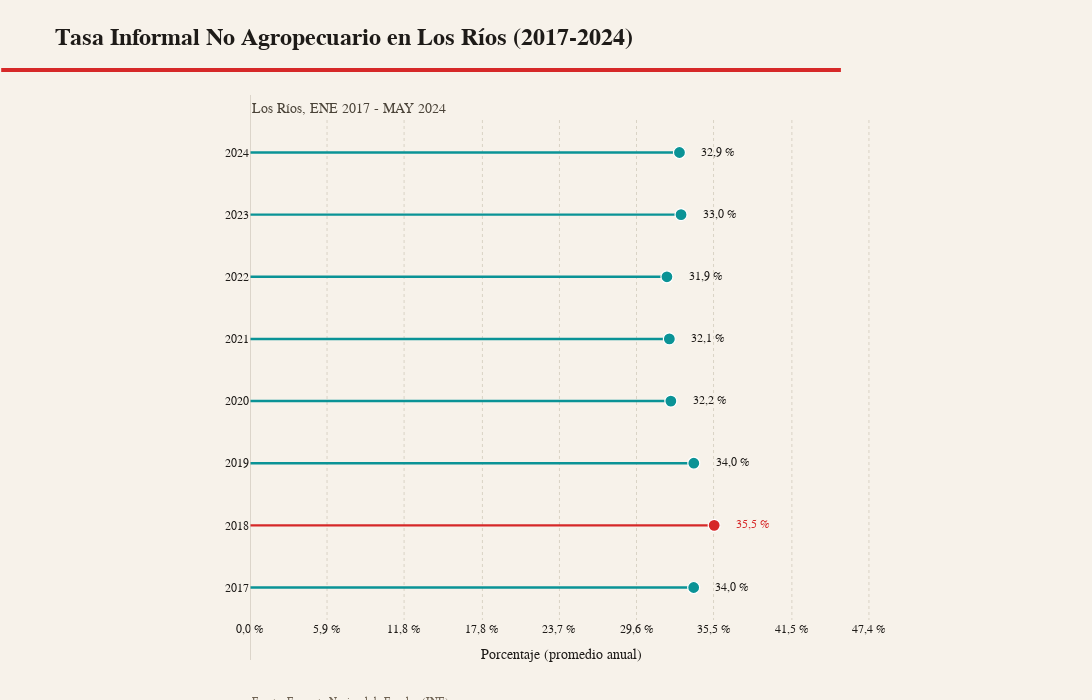

Source (notebook cell):
### Markdown cell above
### 9.4 🌾 Visualización 3: Tasa Informal No Agropecuario (%)

**¿Qué mide este indicador?**
- Porcentaje de ocupación informal excluyendo el sector agropecuario
- Ofrece una vista más urbana/industrial de la informalidad laboral
- Elimina el sesgo del sector agrícola que tradicionalmente tiene mayor informalidad

**Interpretación:**
- **Exclusión sectorial**: No incluye trabajos agrícolas, ganaderos o forestales
- **Focus urbano**: Refleja principalmente la informalidad en sectores secundarios y terciarios
- **Comparabilidad**: Permite comparar con otros países que excluyen el sector primario
- **Políticas focalizadas**: Útil para políticas dirigidas a sectores no agrícolas

**Color identificativo:** 🟢 Verde (#16a34a)

### Code cell
# Visualización 3: Tasa informal no agro (%)
col = 'tasa_informal_noagro'
label = 'Tasa informal no agro (%)'
highlight_color = '#d62828'
neutral_color = '#0a9396'
background_color = '#f7f2ea'
grid_color = '#d9d3c5'
text_color = '#1e1b18'

if col not in serie_base.columns:
    print(f'Omitido {col} (no existe)')
else:
    from unicodedata import normalize
    import math

    df_plot = serie_base[['Trimestre Móvil', 'DTI_CL_SEXO', col]].copy()
    if '_T' in df_plot['DTI_CL_SEXO'].unique():
        df_plot = df_plot[df_plot['DTI_CL_SEXO'] == '_T']
    df_plot = df_plot.drop_duplicates(subset=['Trimestre Móvil'])

    month_map = {
        'ENE': 1, 'FEB': 2, 'MAR': 3, 'ABR': 4, 'MAY': 5, 'JUN': 6,
        'JUL': 7, 'AGO': 8, 'SEP': 9, 'OCT': 10, 'NOV': 11, 'DIC': 12
    }

    def periodo_to_timestamp(periodo):
        if not isinstance(periodo, str):
            return pd.NaT
        parts = periodo.split(' ', 1)
        if len(parts) != 2:
            return pd.NaT
        year, meses = parts
        primer_mes = meses.split('-')[0].strip()
        clave = normalize('NFKD', primer_mes).encode('ascii', 'ignore').decode('ascii').upper()[:3]
        month = month_map.get(clave)
        if month is None:
            return pd.NaT
        return pd.Timestamp(int(year), month, 1)

    def format_spanish(number: float, decimals: int = 1) -> str:
        formatted = f"{number:,.{decimals}f}"
        return formatted.replace(',', 'X').replace('.', ',').replace('X', '.')

    df_plot['periodo_dt'] = df_plot['Trimestre Móvil'].apply(periodo_to_timestamp)
    df_plot = df_plot.dropna(subset=['periodo_dt'])
    df_plot['year'] = df_plot['periodo_dt'].dt.year
    df_year = (
        df_plot.groupby('year', as_index=False)[col]
               .mean()
               .sort_values('year')
    )
    df_plot = df_plot.drop(columns='periodo_dt')

    if df_year.empty:
        print('Sin datos para generar grafico anual')
    else:
        font_family = globals().get('ECONOMIST_FONT', 'Georgia, serif')
        df_year['value'] = df_year[col]
        df_year['label'] = df_year['value'].apply(lambda v: f"{format_spanish(v)} %")
        highlight_year = df_year.loc[df_year['value'].idxmax(), 'year']
        df_year['color'] = df_year['year'].apply(lambda y: highlight_color if y == highlight_year else neutral_color)
        df_year['year_str'] = df_year['year'].astype(str)

        max_value = df_year['value'].max()
        x_padding = max_value * 0.12 if max_value else 1
        label_offset = max(max_value * 0.12, 0.6)

        fig = go.Figure()
        for _, row in df_year.iterrows():
            color = row['color']
            label_color = highlight_color if row['year'] == highlight_year else text_color
            fig.add_trace(
                go.Scatter(
                    x=[0, row['value']],
                    y=[row['year_str'], row['year_str']],
                    mode='lines',
                    line=dict(color=color, width=2.4),
                    hoverinfo='skip',
                    showlegend=False
                )
            )
            fig.add_trace(
                go.Scatter(
                    x=[row['value']],
                    y=[row['year_str']],
                    mode='markers',
                    marker=dict(color=color, size=12, line=dict(color='#ffffff', width=1.2)),
                    hovertemplate='<b>%{customdata[0]}</b><br>'+label+': %{customdata[1]:.1f}%<extra></extra>',
                    customdata=[[row['year_str'], row['value']]],
                    cliponaxis=False,
                    showlegend=False
                )
            )
            fig.add_trace(
                go.Scatter(
                    x=[row['value'] + label_offset],
                    y=[row['year_str']],
                    mode='text',
                    text=[row['label']],
                    textposition='middle left',
                    textfont=dict(family=font_family, size=12, color=label_color),
                    hoverinfo='skip',
                    showlegend=False,
                    cliponaxis=False
                )
            )

        underline_shape = dict(
            type='line',
            x0=-0.40,
            x1=0.95,
            y0=1.10,
            y1=1.10,
            xref='paper',
            yref='paper',
            line=dict(color=highlight_color, width=4)
        )

        baseline_shape = dict(
            type='line',
            x0=0,
            x1=0,
            y0=-0.08,
            y1=1.05,
            xref='x',
            yref='paper',
            line=dict(color='#c9c1b4', width=1.2)
        )

        xaxis_range = [0, max_value + x_padding + label_offset + (0.1 * max_value if max_value else 0)]
        tick_step = max_value / 6 if max_value else 0.5
        tick_step = max(tick_step, 0.5)
        tick_values = []
        current = 0.0
        while current <= xaxis_range[1] + (tick_step / 2):
            tick_values.append(round(current, 1))
            current += tick_step
        tick_text = [f"{format_spanish(val)} %" for val in tick_values]

        fig.update_layout(
            template='plotly_white',
            title=dict(
                text='<b>Tasa Informal No Agropecuario en Los Ríos (2017-2024)</b>',
                font=dict(family=font_family, size=24, color=text_color),
                x=0.05,
                y=0.96
            ),
            font=dict(family=font_family, size=15, color=text_color),
            plot_bgcolor=background_color,
            paper_bgcolor=background_color,
            margin=dict(l=250, r=220, t=120, b=80),
            hoverlabel=dict(bgcolor='#ffffff', font=dict(family=font_family, color=text_color)),
            width=1200,
            height=700,
            shapes=[baseline_shape, underline_shape],
            showlegend=False
        )

        fig.update_layout(
            xaxis=dict(
                title=dict(text='Porcentaje (promedio anual)', font=dict(family=font_family, size=14, color=text_color)),
                showgrid=True,
                gridcolor=grid_color,
                griddash='dot',
                zeroline=False,
                tickfont=dict(family=font_family, size=12, color=text_color),
                tickvals=tick_values,
                ticktext=tick_text,
                range=xaxis_range
            ),
            yaxis=dict(
                title='',
                tickfont=dict(family=font_family, size=12, color=text_color),
                showgrid=False,
                zeroline=False,
                categoryorder='array',
                categoryarray=df_year['year_str'].tolist()
            )
        )

        fig.update_layout(
            annotations=[
                dict(
                    text='Los Ríos, ENE 2017 - MAY 2024',
                    x=0,
                    y=1.04,
                    xref='paper',
                    yref='paper',
                    showarrow=False,
                    font=dict(family=font_family, size=14, color='#4a4338')
                ),
                dict(
                    text='Fuente: Encuesta Nacional de Empleo (INE)',
                    x=0,
                    y=-0.18,
                    xref='paper',
                    yref='paper',
                    showarrow=False,
                    font=dict(family=font_family, size=11, color='#6e6252')
                )
            ]
        )

        fig.show()
        print(f'Grafico generado: {label} - {len(df_year)} anos')
        print(f'Anios incluidos: {df_year["year"].astype(str).tolist()}')

### Figure 1 — Plotly figure (JSON) as saved in the notebook; plotly's stock layout.template omitted (floating-point values rounded to 4 significant figures)
{"data": [{"hoverinfo": "skip", "line": {"color": "#0a9396", "width": 2.4}, "mode": "lines", "showlegend": false, "type": "scatter", "x": [0, 33.98], "y": ["2017", "2017"]}, {"cliponaxis": false, "customdata": [["2017", 33.98]], "hovertemplate": "<b>%{customdata[0]}</b><br>Tasa informal no agro (%): %{customdata[1]:.1f}%<extra></extra>", "marker": {"color": "#0a9396", "line": {"color": "#ffffff", "width": 1.2}, "size": 12}, "mode": "markers", "showlegend": false, "type": "scatter", "x": [33.98], "y": ["2017"]}, {"cliponaxis": false, "hoverinfo": "skip", "mode": "text", "showlegend": false, "text": ["34,0 %"], "textfont": {"color": "#1e1b18", "family": "Georgia, serif", "size": 12}, "textposition": "middle left", "type": "scatter", "x": [38.24], "y": ["2017"]}, {"hoverinfo": "skip", "line": {"color": "#d62828", "width": 2.4}, "mode": "lines", "showlegend": false, "type": "scatter", "x": [0, 35.55], "y": ["2018", "2018"]}, {"cliponaxis": false, "customdata": [["2018", 35.55]], "hovertemplate": "<b>%{customdata[0]}</b><br>Tasa informal no agro (%): %{customdata[1]:.1f}%<extra></extra>", "marker": {"color": "#d62828", "line": {"color": "#ffffff", "width": 1.2}, "size": 12}, "mode": "markers", "showlegend": false, "type": "scatter", "x": [35.55], "y": ["2018"]}, {"cliponaxis": false, "hoverinfo": "skip", "mode": "text", "showlegend": false, "text": ["35,5 %"], "textfont": {"color": "#d62828", "family": "Georgia, serif", "size": 12}, "textposition": "middle left", "type": "scatter", "x": [39.81], "y": ["2018"]}, {"hoverinfo": "skip", "line": {"color": "#0a9396", "width": 2.4}, "mode": "lines", "showlegend": false, "type": "scatter", "x": [0, 33.99], "y": ["2019", "2019"]}, {"cliponaxis": false, "customdata": [["2019", 33.99]], "hovertemplate": "<b>%{customdata[0]}</b><br>Tasa informal no agro (%): %{customdata[1]:.1f}%<extra></extra>", "marker": {"color": "#0a9396", "line": {"color": "#ffffff", "width": 1.2}, "size": 12}, "mode": "markers", "showlegend": false, "type": "scatter", "x": [33.99], "y": ["2019"]}, {"cliponaxis": false, "hoverinfo": "skip", "mode": "text", "showlegend": false, "text": ["34,0 %"], "textfont": {"color": "#1e1b18", "family": "Georgia, serif", "size": 12}, "textposition": "middle left", "type": "scatter", "x": [38.25], "y": ["2019"]}, {"hoverinfo": "skip", "line": {"color": "#0a9396", "width": 2.4}, "mode": "lines", "showlegend": false, "type": "scatter", "x": [0, 32.23], "y": ["2020", "2020"]}, {"cliponaxis": false, "customdata": [["2020", 32.23]], "hovertemplate": "<b>%{customdata[0]}</b><br>Tasa informal no agro (%): %{customdata[1]:.1f}%<extra></extra>", "marker": {"color": "#0a9396", "line": {"color": "#ffffff", "width": 1.2}, "size": 12}, "mode": "markers", "showlegend": false, "type": "scatter", "x": [32.23], "y": ["2020"]}, {"cliponaxis": false, "hoverinfo": "skip", "mode": "text", "showlegend": false, "text": ["32,2 %"], "textfont": {"color": "#1e1b18", "family": "Georgia, serif", "size": 12}, "textposition": "middle left", "type": "scatter", "x": [36.5], "y": ["2020"]}, {"hoverinfo": "skip", "line": {"color": "#0a9396", "width": 2.4}, "mode": "lines", "showlegend": false, "type": "scatter", "x": [0, 32.12], "y": ["2021", "2021"]}, {"cliponaxis": false, "customdata": [["2021", 32.12]], "hovertemplate": "<b>%{customdata[0]}</b><br>Tasa informal no agro (%): %{customdata[1]:.1f}%<extra></extra>", "marker": {"color": "#0a9396", "line": {"color": "#ffffff", "width": 1.2}, "size": 12}, "mode": "markers", "showlegend": false, "type": "scatter", "x": [32.12], "y": ["2021"]}, {"cliponaxis": false, "hoverinfo": "skip", "mode": "text", "showlegend": false, "text": ["32,1 %"], "textfont": {"color": "#1e1b18", "family": "Georgia, serif", "size": 12}, "textposition": "middle left", "type": "scatter", "x": [36.38], "y": ["2021"]}, {"hoverinfo": "skip", "line": {"color": "#0a9396", "width": 2.4}, "mode": "lines", "showlegend": false, "type": "scatter", "x": [0, 31.93], "y": ["2022", "2022"]}, {"cliponaxis": false, "customdata": [["2022", 31.93]], "hovertemplate": "<b>%{customdata[0]}</b><br>Tasa informal no agro (%): %{customdata[1]:.1f}%<extra></extra>", "marker": {"color": "#0a9396", "line": {"color": "#ffffff", "width": 1.2}, "size": 12}, "mode": "markers", "showlegend": false, "type": "scatter", "x": [31.93], "y": ["2022"]}, {"cliponaxis": false, "hoverinfo": "skip", "mode": "text", "showlegend": false, "text": ["31,9 %"], "textfont": {"color": "#1e1b18", "family": "Georgia, serif", "size": 12}, "textposition": "middle left", "type": "scatter", "x": [36.2], "y": ["2022"]}, {"hoverinfo": "skip", "line": {"color": "#0a9396", "width": 2.4}, "mode": "lines", "showlegend": false, "type": "scatter", "x": [0, 33.01], "y": ["2023", "2023"]}, {"cliponaxis": false, "customdata": [["2023", 33.01]], "hovertemplate": "<b>%{customdata[0]}</b><br>Tasa informal no agro (%): %{customdata[1]:.1f}%<extra></extra>", "marker": {"color": "#0a9396", "line": {"color": "#ffffff", "width": 1.2}, "size": 12}, "mode": "markers", "showlegend": false, "type": "scatter", "x": [33.01], "y": ["2023"]}, {"cliponaxis": false, "hoverinfo": "skip", "mode": "text", "showlegend": false, "text": ["33,0 %"], "textfont": {"color": "#1e1b18", "family": "Georgia, serif", "size": 12}, "textposition": "middle left", "type": "scatter", "x": [37.28], "y": ["2023"]}, {"hoverinfo": "skip", "line": {"color": "#0a9396", "width": 2.4}, "mode": "lines", "showlegend": false, "type": "scatter", "x": [0, 32.89], "y": ["2024", "2024"]}, {"cliponaxis": false, "customdata": [["2024", 32.89]], "hovertemplate": "<b>%{customdata[0]}</b><br>Tasa informal no agro (%): %{customdata[1]:.1f}%<extra></extra>", "marker": {"color": "#0a9396", "line": {"color": "#ffffff", "width": 1.2}, "size": 12}, "mode": "markers", "showlegend": false, "type": "scatter", "x": [32.89], "y": ["2024"]}, {"cliponaxis": false, "hoverinfo": "skip", "mode": "text", "showlegend": false, "text": ["32,9 %"], "textfont": {"color": "#1e1b18", "family": "Georgia, serif", "size": 12}, "textposition": "middle left", "type": "scatter", "x": [37.16], "y": ["2024"]}], "layout": {"annotations": [{"font": {"color": "#4a4338", "family": "Georgia, serif", "size": 14}, "showarrow": false, "text": "Los Ríos, ENE 2017 - MAY 2024", "x": 0, "xref": "paper", "y": 1.04, "yref": "paper"}, {"font": {"color": "#6e6252", "family": "Georgia, serif", "size": 11}, "showarrow": false, "text": "Fuente: Encuesta Nacional de Empleo (INE)", "x": 0, "xref": "paper", "y": -0.18, "yref": "paper"}], "font": {"color": "#1e1b18", "family": "Georgia, serif", "size": 15}, "height": 700, "hoverlabel": {"bgcolor": "#ffffff", "font": {"color": "#1e1b18", "family": "Georgia, serif"}}, "margin": {"b": 80, "l": 250, "r": 220, "t": 120}, "paper_bgcolor": "#f7f2ea", "plot_bgcolor": "#f7f2ea", "shapes": [{"line": {"color": "#c9c1b4", "width": 1.2}, "type": "line", "x0": 0, "x1": 0, "xref": "x", "y0": -0.08, "y1": 1.05, "yref": "paper"}, {"line": {"color": "#d62828", "width": 4}, "type": "line", "x0": -0.4, "x1": 0.95, "xref": "paper", "y0": 1.1, "y1": 1.1, "yref": "paper"}], "showlegend": false, "title": {"font": {"color": "#1e1b18", "family": "Georgia, serif", "size": 24}, "text": "<b>Tasa Informal No Agropecuario en Los Ríos (2017-2024)</b>", "x": 0.05, "y": 0.96}, "width": 1200, "xaxis": {"gridcolor": "#d9d3c5", "griddash": "dot", "range": [0, 47.64], "showgrid": true, "tickfont": {"color": "#1e1b18", "family": "Georgia, serif", "size": 12}, "ticktext": ["0,0 %", "5,9 %", "11,8 %", "17,8 %", "23,7 %", "29,6 %", "35,5 %", "41,5 %", "47,4 %"], "tickvals": [0, 5.9, 11.8, 17.8, 23.7, 29.6, 35.5, 41.5, 47.4], "title": {"font": {"color": "#1e1b18", "family": "Georgia, serif", "size": 14}, "text": "Porcentaje (promedio anual)"}, "zeroline": false}, "yaxis": {"categoryarray": ["2017", "2018", "2019", "2020", "2021", "2022", "2023", "2024"], "categoryorder": "array", "showgrid": false, "tickfont": {"color": "#1e1b18", "family": "Georgia, serif", "size": 12}, "title": {"text": ""}, "zeroline": false}}}
